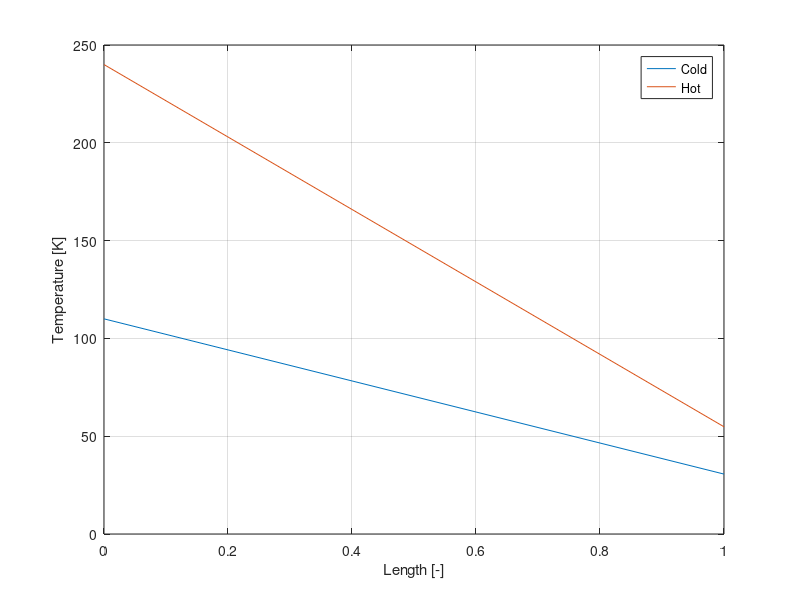

The MATLAB script that drew this image:
clear all; close all;
%% Choose mdotH

%% Constants
n = 50;
vec = ones(1,n);
vec2 = ones(1,2*n);

% Temperatures
THin = (240 + 273);     % [K] Given
TCout = (110 + 273);    % [K] Given

% Heat and mass flux
Qdot = 50*10^6;         % [J/s] Given
mdotC = 150;           % [kg/s] Given
cpH = 4500;            % [J/K]
cpC = 4200;            % [J/K]

Cc = mdotC*cpC;

%% Temperature
TCin = TCout - Qdot/(mdotC*cpC); % [K] Calculate cold-side inlet temperature

mdotH = 60;
Ch = mdotH*cpH;
Cmin = min(Cc,Ch);
Cmax = max(Cc,Ch);
CR = Cmin./Cmax

THout = THin - Qdot/Ch % [K] Calculate cold-side inlet temperature
% THout = THin + Cc*(TCout-TCin)/Ch 

% For counterflow:
dT1 = THout - TCin;
dT2 = THin - TCout;
dT_lm = (dT2 - dT1)./log(dT2./dT1);

dTh = -THout + THin;
dTc = TCout - TCin;

%% Heat transfer
UA = Qdot./dT_lm;
NTU = UA./Cmin

eps = (1 - exp(-NTU.*(1-CR)))./(1 - CR.*exp(-NTU.*(1-CR)));

figure()
title('Counterflow configuration')
plot([0,1],[TCout, TCin]-273, [0,1],[THin,THout]-273);
grid on;
legend('Cold', 'Hot');
xlabel('Length [-]')
ylabel('Temperature [K]')
